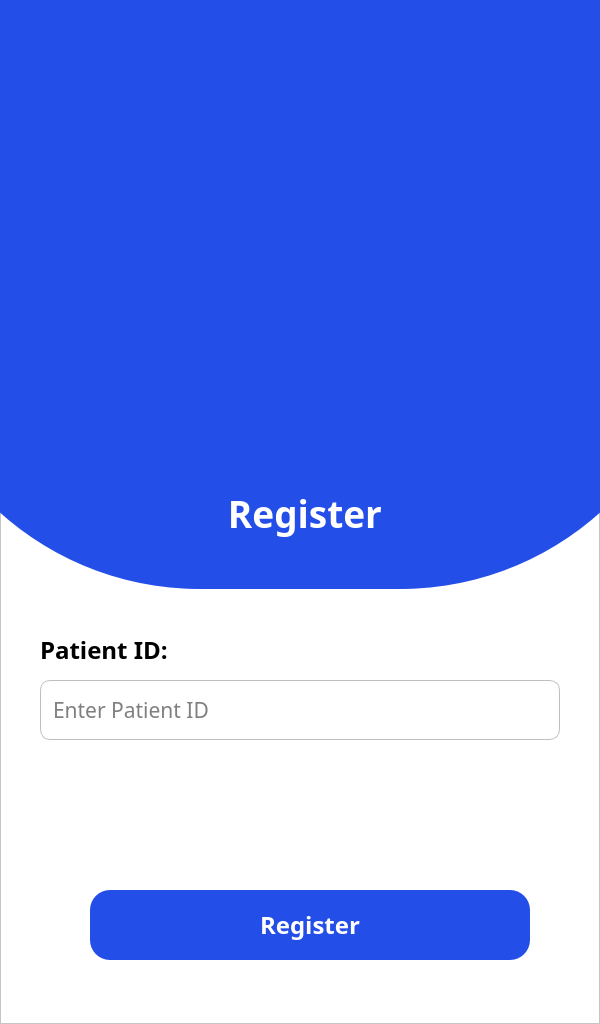
   <widget class="QFrame" name="screen_2">
    <property name="geometry">
     <rect>
      <x>0</x>
      <y>0</y>
      <width>600</width>
      <height>1024</height>
     </rect>
    </property>
    <property name="styleSheet">
     <string notr="true">background-color: rgb(255, 255, 255);</string>
    </property>
    <property name="frameShape">
     <enum>QFrame::StyledPanel</enum>
    </property>
    <property name="frameShadow">
     <enum>QFrame::Raised</enum>
    </property>
    <widget class="QPushButton" name="btn_2">
     <property name="geometry">
      <rect>
       <x>90</x>
       <y>890</y>
       <width>440</width>
       <height>70</height>
      </rect>
     </property>
     <property name="font">
      <font>
       <family>Product Sans</family>
       <pointsize>18</pointsize>
       <weight>75</weight>
       <bold>true</bold>
      </font>
     </property>
     <property name="styleSheet">
      <string notr="true">QPushButton{
background-color: #234ee8;
color: rgb(255, 255, 255);
border: none;
border-radius: 20;
}


QPushButton:pressed{
background-color: white;
border:1px solid #234ee8;
color:#234ee8;
}</string>
     </property>
     <property name="text">
      <string>Register</string>
     </property>
    </widget>
    <widget class="QLabel" name="label">
     <property name="geometry">
      <rect>
       <x>-100</x>
       <y>-211</y>
       <width>800</width>
       <height>800</height>
      </rect>
     </property>
     <property name="font">
      <font>
       <family>Product Sans</family>
       <pointsize>28</pointsize>
       <weight>75</weight>
       <bold>true</bold>
      </font>
     </property>
     <property name="styleSheet">
      <string notr="true">background-color: #234ee8;
color: white;
border-radius:300;
padding-left:10;
padding-bottom: 40;</string>
     </property>
     <property name="text">
      <string>Register</string>
     </property>
     <property name="alignment">
      <set>Qt::AlignBottom|Qt::AlignHCenter</set>
     </property>
    </widget>
    <widget class="QLabel" name="label_3">
     <property name="geometry">
      <rect>
       <x>40</x>
       <y>630</y>
       <width>150</width>
       <height>40</height>
      </rect>
     </property>
     <property name="font">
      <font>
       <family>Product Sans</family>
       <pointsize>18</pointsize>
       <weight>75</weight>
       <bold>true</bold>
      </font>
     </property>
     <property name="text">
      <string>Patient ID:</string>
     </property>
    </widget>
    <widget class="QLineEdit" name="lineEdit">
     <property name="geometry">
      <rect>
       <x>40</x>
       <y>680</y>
       <width>520</width>
       <height>60</height>
      </rect>
     </property>
     <property name="font">
      <font>
       <family>Product Sans</family>
       <pointsize>16</pointsize>
      </font>
     </property>
     <property name="styleSheet">
      <string notr="true">border-radius:10;
border: 1px solid rgb(192, 191, 188);
padding-left:10;
</string>
     </property>
     <property name="placeholderText">
      <string>Enter Patient ID</string>
     </property>
    </widget>
    <widget class="QLabel" name="label_20">
     <property name="geometry">
      <rect>
       <x>40</x>
       <y>760</y>
       <width>521</width>
       <height>41</height>
      </rect>
     </property>
     <property name="font">
      <font>
       <family>Product Sans</family>
       <pointsize>16</pointsize>
      </font>
     </property>
     <property name="text">
      <string/>
     </property>
    </widget>
   </widget>
